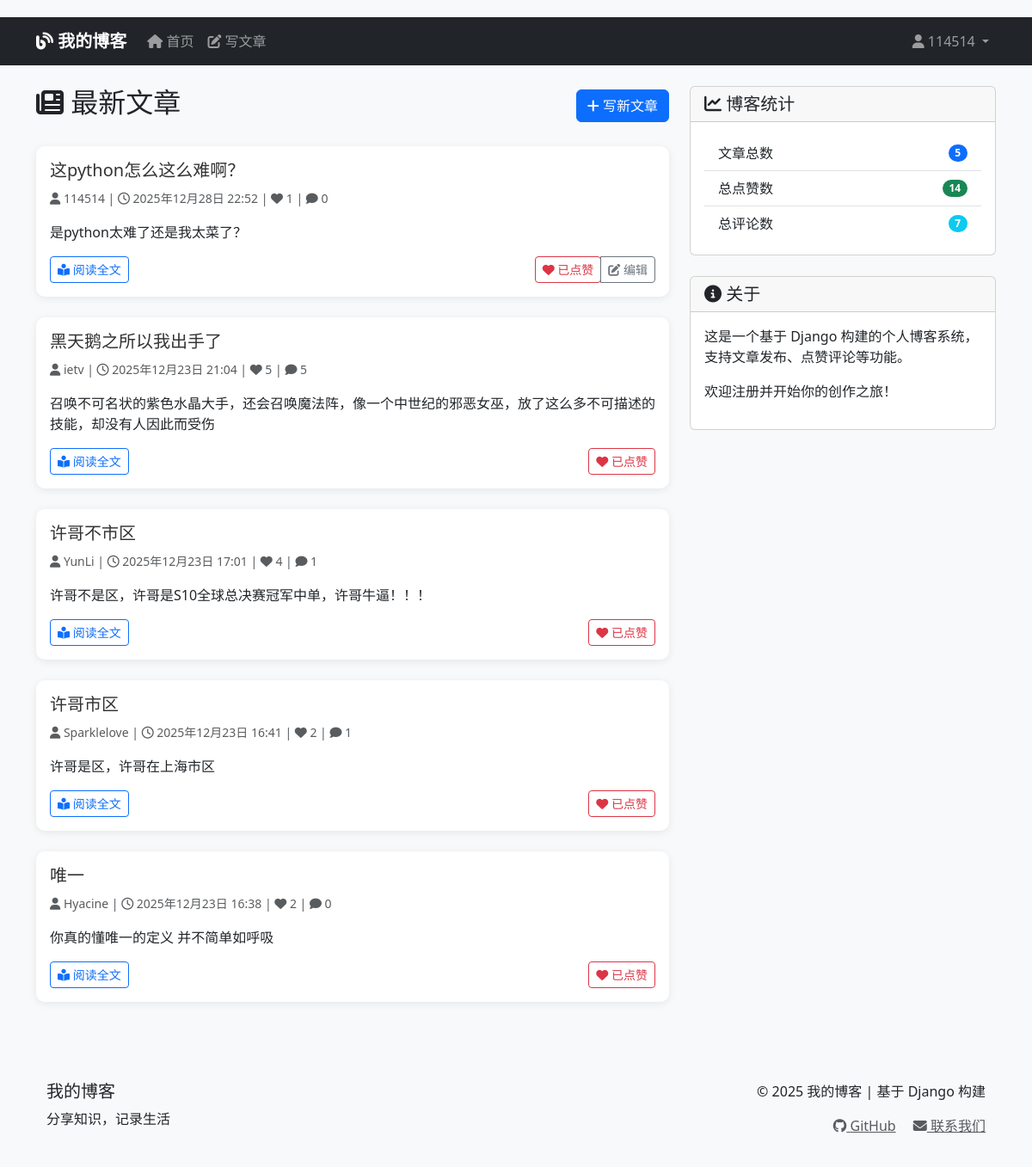
Page / (signed in) on the committed database.
### blogs/models.py (models this page shows, shortened)
class BlogPost(models.Model):
    title = models.CharField(max_length=200)
    content = models.TextField()
    owner = models.ForeignKey(User, on_delete=models.CASCADE)
    date_added = models.DateTimeField(auto_now_add=True)
    likes_count = models.PositiveIntegerField(default=0)
    def user_has_liked(self, user):
        if not user.is_authenticated:
            return False
        if not hasattr(user, 'id') or user.id is None:
            return False
        return self.likes.filter(user=user).exists()

### blogs/views.py (the view)
# urls.py: path('', views.index, name='index'),
def index(request):
    from django.db.models import Count
    posts = BlogPost.objects.annotate(
        comment_count=Count('comments')
    ).order_by('-date_added')
    for post in posts:
        if request.user.is_authenticated:
            try:
                post.user_has_liked = post.user_has_liked(request.user)
            except Exception:
                post.user_has_liked = False
        else:
            post.user_has_liked = False
    total_posts = posts.count()
    from django.db.models import Sum
    total_likes = posts.aggregate(total=Sum('likes_count'))['total'] or 0
    total_comments = posts.aggregate(total=Sum('comment_count'))['total'] or 0
    context = {
        'posts': posts,
        'total_posts': total_posts,
        'total_likes': total_likes,
        'total_comments': total_comments,
    }
    return render(request, 'blogs/index.html', context)

### blogs/templates/blogs/index.html (shortened to what this page needs)
{% extends 'blogs/base.html' %}
{% block content %}
<div class="row">
    <div class="col-md-8">
        <div class="d-flex justify-content-between align-items-center mb-4">
            <h2><i class="fas fa-newspaper"></i> 最新文章</h2>
            {% if user.is_authenticated %}
            <a href="{% url 'blogs:new_post' %}" class="btn btn-primary">
                <i class="fas fa-plus"></i> 写新文章
            </a>
            {% endif %}
        </div>
        {% for post in posts %}
        <div class="card post-card mb-4">
            <div class="card-body">
                <h5 class="card-title">
                    <a href="{% url 'blogs:post_detail' post.id %}" class="text-decoration-none">
                        {{ post.title }}
                    </a>
                </h5>
                <div class="card-text mb-3">
                    <p class="text-muted">
                        <small>
                            <i class="fas fa-user"></i> {{ post.owner.username }} |
                            <i class="far fa-clock"></i> {{ post.date_added|date:"Y年m月d日 H:i" }} |
                            <i class="fas fa-heart"></i> <span id="likes-count-{{ post.id }}">{{ post.likes_count|default:0 }}</span> |
                            <i class="fas fa-comment"></i> {{ post.comment_count|default:0 }}
                        </small>
                    </p>
                    <p class="card-text">{{ post.content|striptags|truncatechars:200 }}</p>
                </div>
                <div class="d-flex justify-content-between align-items-center">
                    <a href="{% url 'blogs:post_detail' post.id %}" class="btn btn-outline-primary btn-sm">
                        <i class="fas fa-book-reader"></i> 阅读全文
                    </a>
                    <div class="btn-group" role="group">
                        {% if user.is_authenticated %}
                        <form method="post" action="{% url 'blogs:toggle_like' post.id %}"
                              class="like-form d-inline" data-post-id="{{ post.id }}">
                            <button type="submit" class="btn btn-outline-danger btn-sm">
                                {% if post.user_has_liked %}
                                    <i class="fas fa-heart"></i> 已点赞
                                {% else %}
                                    <i class="far fa-heart"></i> 点赞
                                {% endif %}
                            </button>
                        </form>
                        {% endif %}
                        {% if user.is_authenticated and user == post.owner %}
                        <a href="{% url 'blogs:edit_post' post.id %}" class="btn btn-outline-secondary btn-sm">
                            <i class="fas fa-edit"></i> 编辑
                        </a>
                        {% endif %}
                    </div>
                </div>
            </div>
        </div>
        {% endfor %}
    </div>
<div class="col-md-4">
    <div class="card mb-4">
        <div class="card-header">
            <h5 class="mb-0"><i class="fas fa-chart-line"></i> 博客统计</h5>
        </div>
        <div class="card-body">
            <ul class="list-group list-group-flush">
                <li class="list-group-item d-flex justify-content-between align-items-center">
                    文章总数
                    <span class="badge bg-primary rounded-pill">{{ total_posts }}</span>
                </li>
                <li class="list-group-item d-flex justify-content-between align-items-center">
                    总点赞数
                    <span class="badge bg-success rounded-pill">{{ total_likes }}</span>
                </li>
                <li class="list-group-item d-flex justify-content-between align-items-center">
                    总评论数
                    <span class="badge bg-info rounded-pill">{{ total_comments }}</span>
                </li>
            </ul>
        </div>
    </div>
    <div class="card">
        <div class="card-header">
            <h5 class="mb-0"><i class="fas fa-info-circle"></i> 关于</h5>
        </div>
        <div class="card-body">
            <p>这是一个基于 Django 构建的个人博客系统，支持文章发布、点赞评论等功能。</p>
            <p>欢迎注册并开始你的创作之旅！</p>
        </div>
    </div>
</div>
{% endblock %}

### blogs/templates/blogs/base.html (shortened to what this page needs)
<!DOCTYPE html>
<html lang="zh-cn">
<head>
    <link href="https://cdn.jsdelivr.net/npm/bootstrap@5.3.0/dist/css/bootstrap.min.css" rel="stylesheet">
    <link rel="stylesheet" href="https://cdnjs.cloudflare.com/ajax/libs/font-awesome/6.4.0/css/all.min.css">
</head>
<body>
    <nav class="navbar navbar-expand-lg navbar-dark bg-dark">
        <div class="container">
            <a class="navbar-brand" href="{% url 'blogs:index' %}">
                <i class="fas fa-blog"></i> 我的博客
            </a>
            <div class="collapse navbar-collapse" id="navbarNav">
                <ul class="navbar-nav me-auto">
                    <li class="nav-item">
                        <a class="nav-link" href="{% url 'blogs:index' %}">
                            <i class="fas fa-home"></i> 首页
                        </a>
                    </li>
                    <li class="nav-item">
                        <a class="nav-link" href="{% url 'blogs:new_post' %}">
                            <i class="fas fa-edit"></i> 写文章
                        </a>
                    </li>
                </ul>
                <ul class="navbar-nav">
                    {% if user.is_authenticated %}
                    <li class="nav-item dropdown">
                        <a class="nav-link dropdown-toggle" href="#" id="userDropdown" role="button"
                           data-bs-toggle="dropdown" aria-expanded="false">
                            <i class="fas fa-user"></i> {{ user.username }}
                        </a>
                    </li>
                    {% endif %}
                </ul>
            </div>
        </div>
    </nav>
    <div class="container mt-4">
        {% block content %}{% endblock %}
    </div>
    <footer class="mt-5">
        <div class="container">
            <div class="row">
                <div class="col-md-6">
                    <h5>我的博客</h5>
                    <p>分享知识，记录生活</p>
                </div>
                <div class="col-md-6 text-end">
                    <p>&copy; 2025 我的博客 | 基于 Django 构建</p>
                    <p>
                        <a href="#" class="text-muted me-3"><i class="fab fa-github"></i> GitHub</a>
                        <a href="#" class="text-muted"><i class="fas fa-envelope"></i> 联系我们</a>
                    </p>
                </div>
            </div>
        </div>
    </footer>
</body>
</html>

### blogs/templates/blogs/base.html (style rules this page uses)
body { padding-top: 20px; background-color: #f8f9fa; }
.navbar-brand { font-weight: bold; }
.post-card { transition: transform 0.2s; margin-bottom: 20px; }
footer { margin-top: 50px; padding: 20px 0; background-color: #f8f9fa; }

### blogs/templates/blogs/index.html (style rules this page uses)
.post-card { border: none; box-shadow: 0 2px 10px rgba(0,0,0,0.08); border-radius: 10px; }
.card-title a { color: #333; transition: color 0.3s; }

### rows in the picture
BlogPost: title "这python怎么这么难啊？", owner.username "114514", date_added "2025年12月28日 22:52", likes_count "1", comment_count "0", content "是python太难了还是我太菜了？", shows "已点赞", shows "编辑"
BlogPost: title "黑天鹅之所以我出手了", owner.username "ietv", date_added "2025年12月23日 21:04", likes_count "5", comment_count "5", content "召唤不可名状的紫色水晶大手，还会召唤魔法阵，像一个中世纪的邪恶女巫，放了这么多不可描述的技能，却没有人因此而受伤", shows "已点赞"
BlogPost: title "许哥不市区", owner.username "YunLi", date_added "2025年12月23日 17:01", likes_count "4", comment_count "1", content "许哥不是区，许哥是S10全球总决赛冠军中单，许哥牛逼！！！", shows "已点赞"
BlogPost: title "许哥市区", owner.username "Sparklelove", date_added "2025年12月23日 16:41", likes_count "2", comment_count "1", content "许哥是区，许哥在上海市区", shows "已点赞"
BlogPost: title "唯一", owner.username "Hyacine", date_added "2025年12月23日 16:38", likes_count "2", comment_count "0", content "你真的懂唯一的定义 并不简单如呼吸", shows "已点赞"

### other values in the picture
{{ user.username }} "114514"
{{ total_posts }} "5"
{{ total_likes }} "14"
{{ total_comments }} "7"
